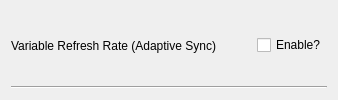
                <widget class="QWidget" name="widget__17_" native="true">
                 <property name="sizePolicy">
                  <sizepolicy hsizetype="Preferred" vsizetype="Maximum">
                   <horstretch>0</horstretch>
                   <verstretch>0</verstretch>
                  </sizepolicy>
                 </property>
                 <property name="toolTip">
                  <string>&lt;html&gt;&lt;head/&gt;&lt;body&gt;&lt;p&gt;Enables support for Variable Refresh Rate features like Gsync and Freesync</string>
                 </property>
                 <layout class="QVBoxLayout" name="verticalLayout_22">
                  <item>
                   <widget class="QWidget" name="widget_41" native="true">
                    <property name="sizePolicy">
                     <sizepolicy hsizetype="Preferred" vsizetype="Minimum">
                      <horstretch>0</horstretch>
                      <verstretch>0</verstretch>
                     </sizepolicy>
                    </property>
                    <layout class="QHBoxLayout" name="horizontalLayout_22" stretch="0,0,0">
                     <property name="spacing">
                      <number>0</number>
                     </property>
                     <property name="leftMargin">
                      <number>0</number>
                     </property>
                     <property name="topMargin">
                      <number>0</number>
                     </property>
                     <property name="rightMargin">
                      <number>0</number>
                     </property>
                     <property name="bottomMargin">
                      <number>0</number>
                     </property>
                     <item>
                      <widget class="QLabel" name="label_20">
                       <property name="text">
                        <string>Variable Refresh Rate (Adaptive Sync)</string>
                       </property>
                      </widget>
                     </item>
                     <item>
                      <spacer name="horizontalSpacer_20">
                       <property name="orientation">
                        <enum>Qt::Orientation::Horizontal</enum>
                       </property>
                       <property name="sizeHint" stdset="0">
                        <size>
                         <width>40</width>
                         <height>20</height>
                        </size>
                       </property>
                      </spacer>
                     </item>
                     <item>
                      <widget class="QCheckBox" name="checkBox_adaptiveSync">
                       <property name="text">
                        <string>Enable?</string>
                       </property>
                       <property name="tristate">
                        <bool>false</bool>
                       </property>
                      </widget>
                     </item>
                    </layout>
                   </widget>
                  </item>
                  <item>
                   <widget class="Line" name="line_21">
                    <property name="orientation">
                     <enum>Qt::Orientation::Horizontal</enum>
                    </property>
                   </widget>
                  </item>
                 </layout>
                </widget>
